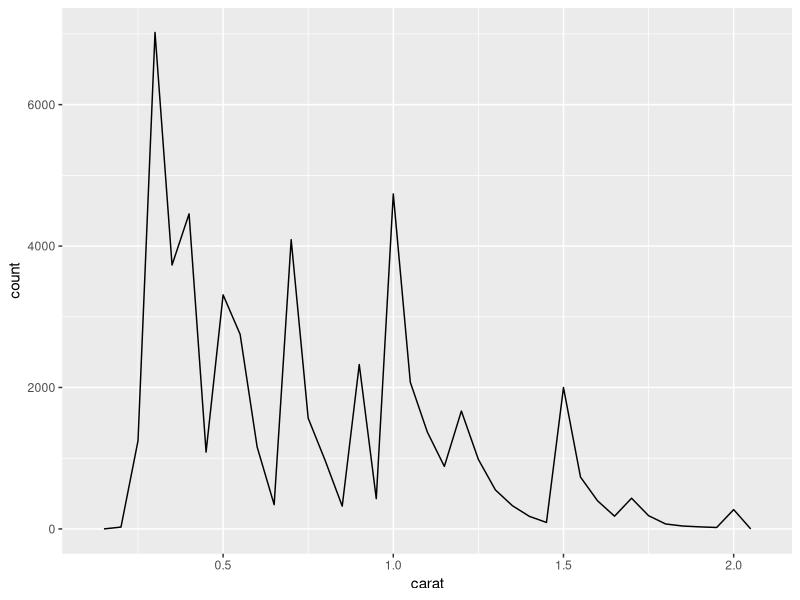

Generate this figure with R:
## ---- chunk 1
#Note, Each gray box below is a code chunk. You need to insert a code chunk and put your R code in it. By setting echo = FALSE. this comment and any code will not show in my output document. If it were TRUE, the comment and code would appear. 
## ---- chunk 2
#The include = FALSE function hides both the code and output in my output document

#You need to install these packages first to be able to use the functions within them. You can install them from the Tools tab or write a new code chunk: install.packages("package_name"). 
library(ggplot2)
library(dplyr)
## ---- chunk 3
#this next line is creating a subset called 'small' of the diamonds data
small <- diamonds %>% 
  filter(carat <= 2)
## ---- chunk 4
#This next chunk is inline code. Inline code puts the text with the output of the function in my document.
## ---- chunk 5
#This next code chunk will make a plot in our output doc
## ---- chunk 6
small %>% 
  ggplot(aes(carat)) + 
  geom_freqpoly(binwidth = 0.05)
## ---- chunk 7
#Once all of my code has been written, I click on the Knit button in the tool bar above to produce my document.
